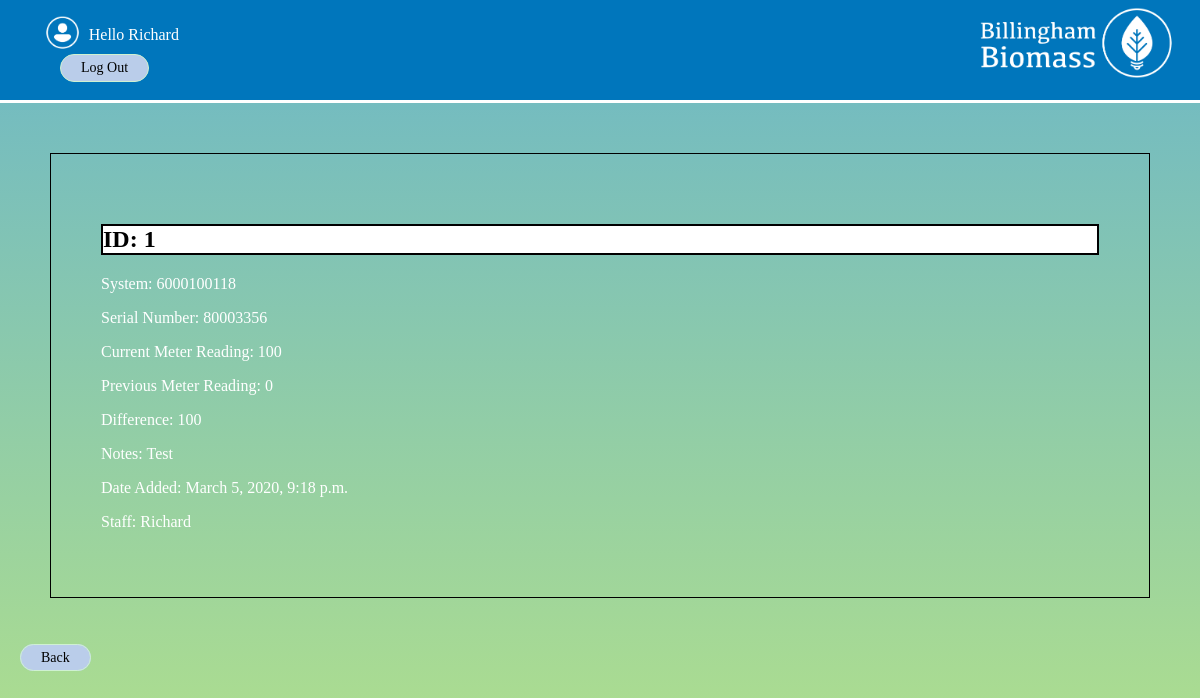
/systems/systemone/monthlymeter/1/ (signed in), run on the app's committed database.
### systems/models.py (models this page shows, shortened)
class monthlyMeterSystemOneMod(models.Model):
    system = models.CharField(max_length=50,default='6000100118')
    serial_number = models.CharField(max_length=50,default='80003356')
    current_meter_reading = models.IntegerField(default=0)
    previous_meter_reading = models.IntegerField(default=0)
    difference = models.IntegerField(null=True)
    notes = models.TextField(blank=True)
    date = models.DateTimeField(auto_now_add = True)
    day = models.DateField(auto_now_add = True)
    staff = models.ForeignKey(User,on_delete=models.CASCADE)

### systems/views.py (the view)
# urls.py: path('systemone/monthlymeter/<id>/',views.idmonthlySystemOne, name='idmonthlysystemone'),
@login_required(login_url="/accounts/login/")
def idmonthlySystemOne(request,id):
    id = monthlyMeterSystemOneMod.objects.get(id=id)
    return render(request,'systems/idmonthlysystemone.html',{'id':id})

### systems/templates/systems/idmonthlysystemone.html
{% extends 'base_layout.html' %}
{% block content %}
<div class="record-view">
  <h2>ID: {{id.id}}</h2>
  <p>System: {{id.system}}</p>
  <p>Serial Number: {{id.serial_number}}</p>
  <p>Current Meter Reading: {{id.current_meter_reading}}</p>
  <p>Previous Meter Reading: {{id.previous_meter_reading}}</p>
  <p>Difference: {{id.difference}}</p>
  <p>Notes: {{id.notes}}</p>
  <p>Date Added: {{id.date}}</p>
  <p>Staff: {{id.staff}}</p>
</div>
<div>
<a class="back-button" href="javascript:history.back()">Back</a>
</div>
{% endblock %}

### templates/base_layout.html (shortened to what this page needs)
{% load static from staticfiles %}
<!DOCTYPE html>
<html lang="en" dir="ltr">
  <head>
    <link rel="stylesheet" href="{% static 'styles.css'%}">
  </head>
  <body>
    <div class="head">
      <a href="{% url 'home' %}" ><img src="{% static 'Biomass.png' %}" class="logo" alt="Biomass-Logo" ></img></a>
    <nav class="navigation">
      <ul>
        {% if user.is_authenticated %}
        <li>
          <form class="logout-link" action="{% url 'accounts:logout' %}" method="post">
            <img class="loginimages" src="{%static 'User.png'%}" alt="user-img">
            Hello {{user}} <button type="submit"> Log Out </button>
          </form>
        </li>
        {% endif %}
      </ul>
    </nav>
</div>
    <div class="wrapper">
      {% block content %}
      {% endblock %}
    </div>
  </body>
</html>

### assets/styles.css (style rules this page uses)
* { font-family:"Kefa"; }
html { -webkit-tap-highlight-color:transparent; }
.head { background:rgb(0,118,188); height:100px; margin-top:-1em; border-bottom:3px solid white; }
.loginimages { height:2.5em; transform:translateY(30%); }
.record-view { display:block; padding:50px; border:1px solid black; margin:50px; }
.record-view h2 { background-color: white; border: solid 2px rgba(0,0,0,1); color:black; font-family:"Kefa"; }
.record-view p { display:table; font-family:"Kefa"; color:white; }
@media only screen and (min-width: 751px) { .logo { position:block; z-index:2; float:right; top:0.5em; width:250px; height:auto; } }
@media only screen and (min-width: 751px) { .navigation li { position:block; z-index:1; float:left; list-style-type:none; bottom:3em; padding:0 2em 0 0; color:white; font-size:16px; } }
.navigation li button { border-radius:40px; color:white; padding: 5px 20px; text-align: center; text-decoration: none; display: block; font-size: 14px; margin: 10px 20px; transition-duration: 0.4s; cursor: pointer; }
.navigation li button { background-color:#bacdea; color: black; border: 1px solid #cff1d1; }
.back-button { border-radius:40px; color:white; padding: 5px 20px; text-decoration: none; font-size: 14px; margin: 10px 20px; transition-duration: 0.4s; cursor: pointer; }
.back-button { background-color:#bacdea; color: black; border: 1px solid #cff1d1; }
body { background:rgba(200,255,200,0.7) }
html { height: 100%; }
body { background-image: linear-gradient(rgba(0, 111, 183, 0.5), rgba(142, 195, 60, 0.5)); height: 100%; margin: 0; background-repeat: no-repeat; background-attachment: fixed; }

### data on the page
monthlyMeterSystemOneMod: id "1", system "6000100118", serial_number "80003356", current_meter_reading "100", previous_meter_reading "0", difference "100", notes "Test", date "March 5, 2020, 9:18 p.m.", staff "Richard"

### other printed values
{{ user }} "Richard"
